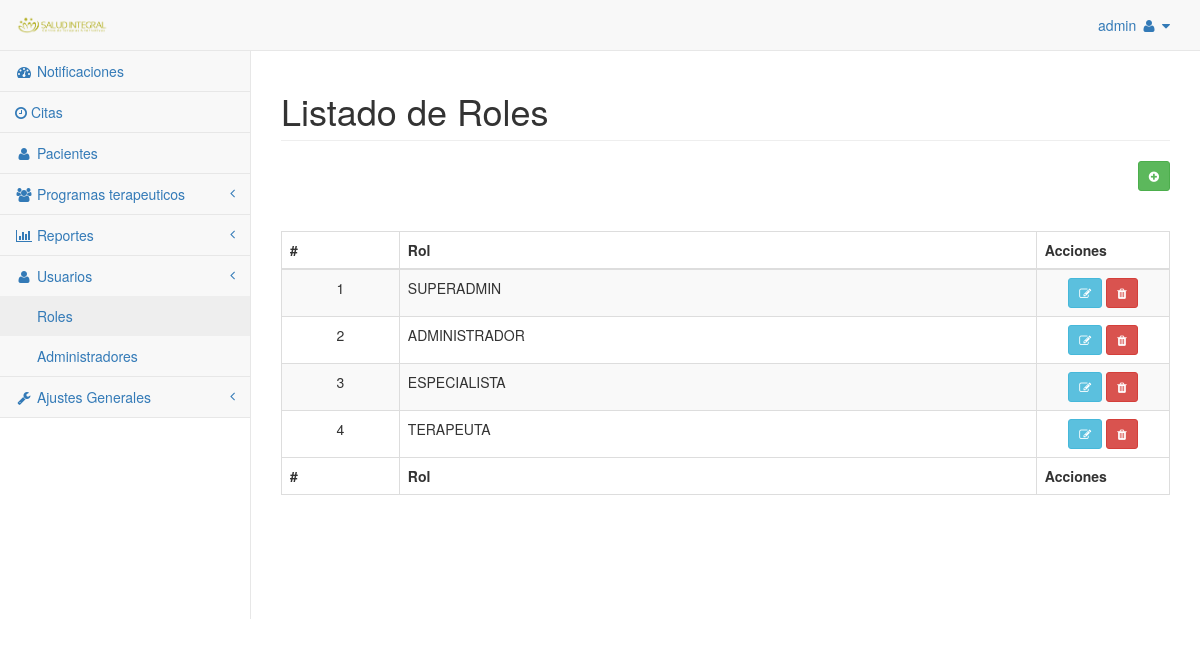
/pages/roles.php (signed in), run on the app's committed database.
### tables this page shows
CREATE TABLE `rol` (
  `id_rol` int(11) NOT NULL,
  `rol` varchar(50) NOT NULL
);

### assets/class/utilidades.php (called while the page is built, shortened)
<?php
	class Utilidades{
		public static function obtener_roles($bd){
			$consulta = "SELECT * FROM rol";
			try {
				$comando = $bd->prepare($consulta);
				$comando->execute();
				$row = $comando->fetchAll(PDO::FETCH_ASSOC);
				if($row){
					return $row;
				}
			} catch (Exception $e) {
				echo $e;
				return false;
			}
		}
	}

### pages/roles/lista_roles.php (the view, shortened to what this page needs)
<div class="col-12 mx-5 px-5">
	<table width="100%" class="table table-striped table-bordered table-hover" id="dataTables-example">
        <thead>
            <tr>
            	<th>#</th>
                <th>Rol</th>
                <th>Acciones</th>
            </tr>
        </thead>
        <tfoot>
            <tr>
                <th>#</th>
                <th>Rol</th>
                <th>Acciones</th>
            </tr>
        </tfoot>
        <tbody>
		<?php
			$datos = Utilidades::obtener_roles($bd);
			$lista = "";
			foreach ($datos as $rol) {
				$lista .= ' <tr id="'. $rol["id_rol"] .'">
                            <td class="center text-center pull-center">'. $rol["id_rol"] .'</td>
                            <td>'. strtoupper($rol["rol"]) .'</td>
                            <td class="center text-center pull-center" style="width: 15%">
                                <a class="btn btn-sm btn-info shared" href="agregar_rol.php?id='.  $rol["id_rol"] .'" title="Editar"><i class="fa fa-edit"></i></a>
                                <a class="btn btn-sm btn-danger eliminar" cod="'.  $rol["id_rol"] .'" title="Eliimnar" ><i class="fa fa-trash"></i></a>
                            </td>
                        </tr>';
			}
			echo $lista;
		?>
        </tbody>
     </table>
</div>

### data on the page
rol: id_rol "1", rol "SUPERADMIN"
rol: id_rol "2", rol "ADMINISTRADOR"
rol: id_rol "3", rol "ESPECIALISTA"
rol: id_rol "4", rol "TERAPEUTA"

### other printed values
$usuario "admin"
